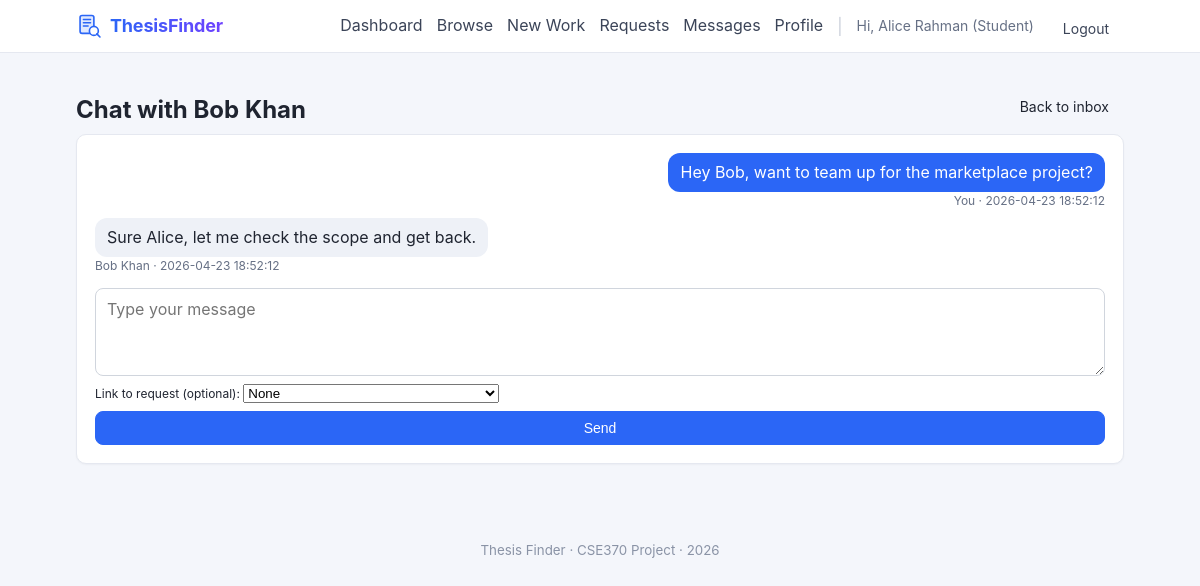
Screenshot of /messages/thread.php?with=2 (signed in) with the database file from the repository.
### tables this page shows
CREATE TABLE user (
    id              INT AUTO_INCREMENT PRIMARY KEY,
    email           VARCHAR(120) NOT NULL UNIQUE,
    password        VARCHAR(255) NOT NULL,
    name            VARCHAR(120) NOT NULL,
    student_flag    TINYINT(1) NOT NULL DEFAULT 0,
    teacher_flag    TINYINT(1) NOT NULL DEFAULT 0,
    created_at      DATETIME NOT NULL DEFAULT CURRENT_TIMESTAMP
);

CREATE TABLE message (
    message_id  INT AUTO_INCREMENT PRIMARY KEY,
    sender_id   INT NOT NULL,
    receiver_id INT NOT NULL,
    body        TEXT NOT NULL,
    sent_at     DATETIME NOT NULL DEFAULT CURRENT_TIMESTAMP,
    CONSTRAINT fk_msg_sender   FOREIGN KEY (sender_id)   REFERENCES user(id) ON DELETE CASCADE,
    CONSTRAINT fk_msg_receiver FOREIGN KEY (receiver_id) REFERENCES user(id) ON DELETE CASCADE
);

### includes/auth.php (called while the page is built, shortened)
<?php
function url(string $path): string {
    return BASE_URL . $path;
}
function current_user_id(): ?int {
    return $_SESSION['user_id'] ?? null;
}
function h(?string $s): string {
    return htmlspecialchars((string)$s, ENT_QUOTES | ENT_SUBSTITUTE, 'UTF-8');
}

### messages/thread.php (the view, shortened to what this page needs)
<?php
require_once __DIR__ . '/../config/db.php';
require_once __DIR__ . '/../includes/auth.php';
$uid   = current_user_id();
$other = (int)($_GET['with'] ?? 0);
$q = $conn->prepare('SELECT id, name FROM user WHERE id = ?');
$q->bind_param('i', $other); $q->execute();
$peer = $q->get_result()->fetch_assoc(); $q->close();
$t = $conn->prepare('
    SELECT m.*, u.name AS sender_name
    FROM message m
    JOIN user u ON u.id = m.sender_id
    WHERE (m.sender_id = ? AND m.receiver_id = ?)
       OR (m.sender_id = ? AND m.receiver_id = ?)
    ORDER BY m.sent_at ASC
');
$t->bind_param('iiii', $uid, $other, $other, $uid);
$t->execute();
$messages = $t->get_result()->fetch_all(MYSQLI_ASSOC);
$r = $conn->prepare('
    SELECT tr.request_id, w.title
    FROM team_request tr
    JOIN work w ON w.project_id = tr.project_id
    WHERE (tr.requester_id = ? AND w.owner_id = ?)
       OR (tr.requester_id = ? AND w.owner_id = ?)
    ORDER BY tr.requested_at DESC
');
$r->bind_param('iiii', $uid, $other, $other, $uid);
$r->execute();
$linkReqs = $r->get_result()->fetch_all(MYSQLI_ASSOC);
require __DIR__ . '/../includes/header.php';
?>
<div class="page-head">
    <h1>Chat with <?= h($peer['name']) ?></h1>
    <a class="btn btn-ghost" href="<?= url('/messages/index.php') ?>">Back to inbox</a>
</div>
<section class="card chat">
    <?php if (!$messages): ?>
        <div class="empty-state">
            <svg viewBox="0 0 64 64" fill="none" stroke="currentColor" stroke-width="2" stroke-linecap="round" stroke-linejoin="round" aria-hidden="true">
                <path d="M10 16h44v28H22l-8 8v-8h-4z"/>
                <path d="M28 30h8"/>
            </svg>
            <p>No messages yet. Say hi!</p>
        </div>
    <?php else: ?>
        <ul class="chat-list">
            <?php foreach ($messages as $m):
                $mine = ((int)$m['sender_id'] === $uid); ?>
                <li class="chat-msg <?= $mine ? 'mine' : 'theirs' ?>">
                    <div class="bubble">
                        <?= nl2br(h($m['body'])) ?>
                    </div>
                    <div class="muted small">
                        <?= h($mine ? 'You' : $m['sender_name']) ?> &middot; <?= h($m['sent_at']) ?>
                    </div>
                </li>
            <?php endforeach; ?>
        </ul>
    <?php endif; ?>
    <form method="post" class="chat-form">
        <textarea name="body" rows="3" placeholder="Type your message" required></textarea>
        <?php if ($linkReqs): ?>
            <label class="inline small">Link to request (optional):
                <select name="request_id">
                    <option value="">None</option>
                </select>
            </label>
        <?php else: ?>
            <input type="hidden" name="request_id" value="">
        <?php endif; ?>
        <button class="btn btn-primary">Send</button>
    </form>
</section>
<?php require __DIR__ . '/../includes/footer.php'; ?>

### assets/css/style.css (style rules this page uses)
* { box-sizing: border-box; }
html, body { margin: 0; padding: 0; }
body { font-family: -apple-system, BlinkMacSystemFont, "Segoe UI", Roboto, Helvetica, Arial, sans-serif; background: #f4f6fb; color: #1f2430; line-height: 1.45; }
a { color: #2b66f6; text-decoration: none; }
.card { background: #fff; border: 1px solid #e5e8f0; border-radius: 10px; padding: 18px; margin-bottom: 18px; box-shadow: 0 1px 2px rgba(15,23,42,.04); }
h1 { font-size: 24px; margin: 14px 0 6px; }
.btn { display: inline-block; padding: 8px 14px; border: 1px solid #d0d5dd; background: #fff; color: #1f2430; border-radius: 8px; cursor: pointer; font-size: 14px; text-decoration: none; transition: background .15s, border-color .15s; }
.btn-primary { background: #2b66f6; border-color: #2b66f6; color: #fff; }
.btn-ghost { background: transparent; border-color: transparent; }
.muted { color: #667085; }
.small { font-size: 12px; }
.page-head { display: flex; align-items: center; justify-content: space-between; flex-wrap: wrap; gap: 10px; margin-top: 10px; }
.chat-list { list-style: none; padding: 0; margin: 0 0 14px; display: flex; flex-direction: column; gap: 8px; max-height: 480px; overflow-y: auto; }
.chat-msg { max-width: 75%; }
.chat-msg.mine { align-self: flex-end; text-align: right; }
.chat-msg.theirs { align-self: flex-start; }
.bubble { display: inline-block; padding: 8px 12px; border-radius: 12px; background: #eef1f7; }
.chat-msg.mine .bubble { background: #2b66f6; color: #fff; }
.chat-form { display: flex; flex-direction: column; gap: 8px; }
.chat-form textarea { padding: 9px 11px; border: 1px solid #d0d5dd; border-radius: 8px; font: inherit; }

### assets/css/motion.css (style rules this page uses)
:root { --motion-instant: 100ms; --motion-fast: 180ms; --motion-base: 240ms; --motion-slow: 360ms; --motion-slower: 600ms; --ease-out: cubic-bezier(0.16, 1, 0.3, 1); --ease-in-out: cubic-bezier(0.65, 0, 0.35, 1); --ease-spring: cubic-bezier(0.34, 1.56, 0.64, 1); --accent: #2b66f6; --accent-soft: rgba(43, 102, 246, 0.18); }
.card, .work-card { transition: transform var(--motion-fast) var(--ease-out), box-shadow var(--motion-fast) var(--ease-out), border-color var(--motion-fast) var(--ease-out); }
.btn { transition: transform var(--motion-fast) var(--ease-out), background var(--motion-fast) var(--ease-out), box-shadow var(--motion-fast) var(--ease-out), border-color var(--motion-fast) var(--ease-out); }
.form input[type="text"], .form input[type="email"], .form input[type="password"], .form input[type="number"], .form input[type="search"], .form select, .form textarea, .filters input, .filters select, .inline-add input, .chat-form textarea { transition: border-color var(--motion-fast) var(--ease-out), box-shadow var(--motion-fast) var(--ease-out); }
.chat-list .chat-msg { animation: bubble-in var(--motion-base) var(--ease-out) both; }
.chat-list .chat-msg:nth-child(1) { animation-delay: 0ms; }
.chat-list .chat-msg:nth-child(2) { animation-delay: 40ms; }

### rows the page displays
user: name "Bob Khan"
message: body "Hey Bob, want to team up for the marketplace project?", sender "You", sent_at "2026-04-23 18:52:12"
message: body "Sure Alice, let me check the scope and get back.", sender.name "Bob Khan", sent_at "2026-04-23 18:52:12"

### other values shown
current_user_name() "Alice Rahman"
